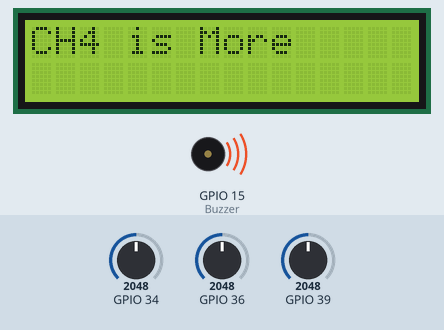
This sketch was run on a simulated ESP32. On the bench: 16×2 character LCD, buzzer (waves = sounding, pin HIGH). The test bench sets the inputs (shaded band); at power-on: GPIO 34 = 2048, GPIO 39 = 2048, GPIO 36 = 2048. WiFi joins after 1.5 s; servers stay silent unless stated; what the sketch prints to the serial monitor is not drawn.

Above: at 4.1 s.
4.2 s: GPIO 34 set to 1829
At 8.6 s:
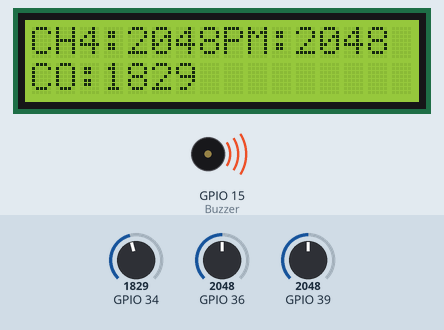
15.8 s: GPIO 34 set to 1772
At 23.2 s:
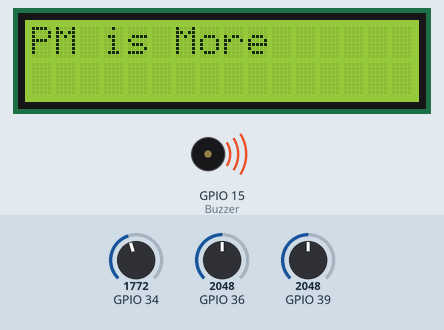
27.1 s: GPIO 34 set to 2040
At 31.8 s:
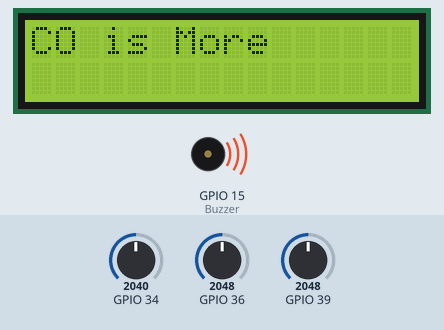
39.9 s: GPIO 39 set to 1870
At 44.8 s:
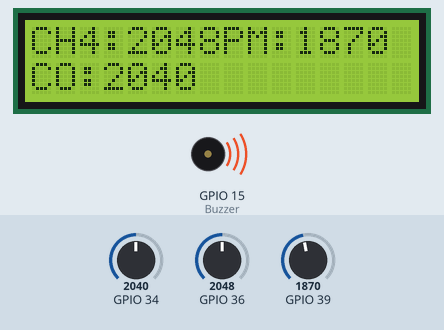
47.0 s: GPIO 39 set to 1732
At 53.4 s:
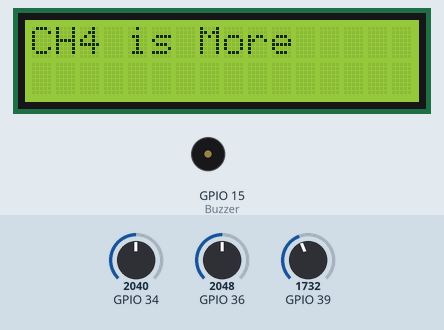
60.3 s: GPIO 36 set to 1960
At 68.9 s:
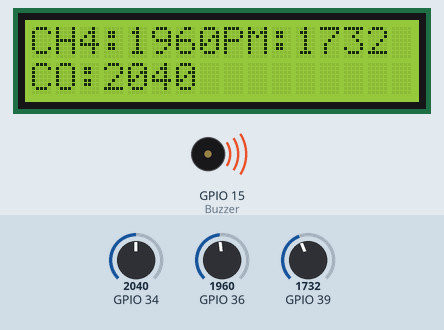
Timing chart, 0 to 70.4 s (numbered marks = the images above; inputs shaded):
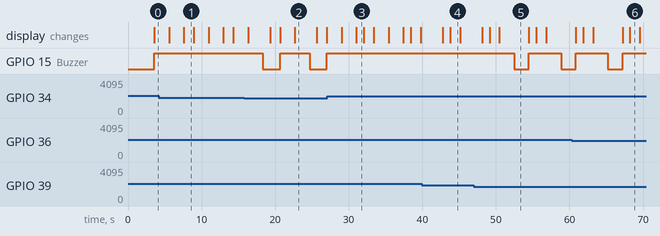

Measured:
- the behaviour switches between 1800 and 1799 on GPIO 34 (found by bisection; images 1 and 2)
- the behaviour switches between 1800 and 1799 on GPIO 39 (found by bisection; images 4 and 5)
- after the input at 15.8 s, GPIO 15 (Buzzer): alternates HIGH for 4.0 s and LOW for 2.4 s, starting after 2.5 s
- after the input at 27.1 s, GPIO 15 (Buzzer): stops changing and stays HIGH; the display: first differs from a run without the input after 3.9 s (image 3)
- after the input at 47.0 s, GPIO 15 (Buzzer): HIGH → LOW after 5.5 s, → HIGH 2.0 s later, → LOW 4.4 s later
- what the display in image 1 shows lasts 1.4 s, from 7.6 s to 9.0 s
- what the display in image 2 shows lasts 3.0 s, from 22.7 s to 25.7 s

The sketch:

Air_polution_monitoring_code.ino
```cpp
#include <LiquidCrystal.h>
const int rs = 13, en = 12, d4 = 14, d5 = 27, d6 = 26, d7 = 25;
LiquidCrystal lcd(rs, en, d4, d5, d6, d7);

#include <stdio.h>
#include <stdlib.h>
#include <string.h>

#include <WiFi.h>
#include "ThingSpeak.h"

const char* ssid = "Airquality";   // your network SSID (name)
const char* password = "123456789";   // your network password

WiFiClient  client;

unsigned long myChannelNumber = 2595762;
const char * myWriteAPIKey = "R8AJGKIH44AVOE0B";

// Timer variables
unsigned long lastTime = 0;
unsigned long timerDelay = 30000;

void Connect_wifi();
int Buzzer=15;
char ch;
int CH4_val;
int PM_val;
int CO_val;

void setup()
{
  pinMode(Buzzer,OUTPUT);
  digitalWrite(Buzzer,LOW);
  Serial.begin(9600);  //Initialize serial
  WiFi.mode(WIFI_STA);
  ThingSpeak.begin(client);  // Initialize ThingSpeak
  lcd.begin(16, 2);
  lcd.clear();
  lcd.print("Air Pollution");
  lcd.setCursor(0, 1);
  lcd.print("  Monitoring..");
  delay(1000);
  Connect_wifi();
   Serial.print("Air Pollution Monitoring...");
}
void Connect_wifi()
{
  // Attempt to connect to Wifi network:
  Serial.print("Connecting Wifi: ");
  Serial.println(ssid);

  WiFi.mode(WIFI_STA);
  WiFi.begin(ssid, password);

  while (WiFi.status() != WL_CONNECTED) {
    Serial.print(".");
    delay(500);
  }

  Serial.println("");
  Serial.println("WiFi connected");
  Serial.print("IP address: ");
  Serial.println(WiFi.localIP());

}

void loop()
{

 CH4_Read();
 PM_Read();
 CO_Read();

 lcd.clear();
 lcd.print("CH4:"+String(CH4_val));
 lcd.setCursor(8,0);
 lcd.print("PM:"+String(PM_val));
 lcd.setCursor(0,1);
 lcd.print("CO:"+String(CO_val));

    ThingSpeak.setField(1, CH4_val);
    ThingSpeak.setField(2, PM_val);
    ThingSpeak.setField(3, CO_val);

    int x = ThingSpeak.writeFields(myChannelNumber, myWriteAPIKey);

    if(x == 200){
      Serial.println("Channel update successful.");
      Connect_wifi();
    }
    else{
      Serial.println("Problem updating channel. HTTP error code " + String(x));
    }
    lastTime = millis();
//  }
}

void CH4_Read()
{
    CH4_val=analogRead(36);
    Serial.println("CH4:"+String( CH4_val));
    delay(1000);
    if(CH4_val>240)
    {
      Serial.println("CH4 is More");
      lcd.clear();
      lcd.print("CH4 is More");
      digitalWrite(Buzzer,HIGH);
      delay(1000);
    }
    if(CH4_val<220)
    {
      digitalWrite(Buzzer,LOW);
      delay(1000);
    }
}
void PM_Read()
{
    PM_val=analogRead(39);
    Serial.println("PM2.5:"+String( PM_val));
    delay(1000);
    if(PM_val>2000)
    {
      Serial.println("PM is More");
      lcd.clear();
      lcd.print("PM is More");
      digitalWrite(Buzzer,HIGH);
      delay(1000);
    }
    if(PM_val<1800)
    {
      digitalWrite(Buzzer,LOW);
      delay(1000);
    }
}
void CO_Read()
{
    CO_val=analogRead(34);
  //  CO_val=4095-CO_val;
    Serial.println("CO:"+String( CO_val));
    delay(1000);
    if(CO_val>2000)
    {
      Serial.println("CO is More");
      lcd.clear();
      lcd.print("CO is More");
      digitalWrite(Buzzer,HIGH);
      delay(1000);
    }
    if(CO_val<1800)
    {
      digitalWrite(Buzzer,LOW);
      delay(1000);
    }
}
```
